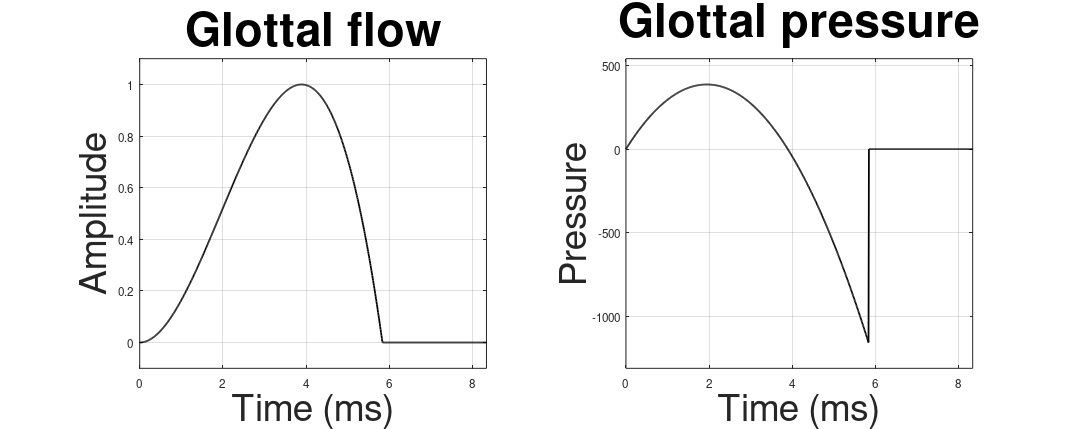

MATLAB code for this plot:


f = 120;
Q = .7;
fs = 1e5;

%%%%%%%%%%%%%%%%%%%%%%%%%%%%%%%%%%%%%%%%%%%%%%%%%%%%%%%%%%%%%%%%%%%%
% The Klatt-model. This is done with copy-paste so that we can use a
% a higher sampling rate to get a nicer image.

T = 1 / f;
t0 = Q * T;

a = 27 / (4 * t0^2);
b = -27 / (4 * t0^3);

g = @(t) a * t.^2 + b * t.^3;
gd = @(t) 2 * a * t + 3 * b * t.^2;

xx = linspace(0, T, fs * T)';
yy = zeros(size(xx));
yd = zeros(size(xx));

ind = (xx < t0); 
yy(ind) = g(xx(ind));
yd(ind) = gd(xx(ind));

%%%%%%%%%%%%%%%%%%%%%%%%%%%%%%%%%%%%%%%%%%%%%%%%%%%%%%%%%%%%%%%%%%%%

xx = 1000 * xx;

minx = 0;
maxx = xx(end);

linewidth = 1.5;
titlesize = 40;
labelsize = 32;


figure(1)

% airflow plot

subplot(1, 2, 1)

plot(xx, yy, 'k-', 'linewidth', linewidth)
xlim([minx, maxx])
ylim([-.1, 1.1])
grid on
title('Glottal flow', 'fontsize', titlesize)
xlab = xlabel('Time (ms)');
ylab = ylabel('Amplitude');
set(xlab, 'fontsize', labelsize)
set(ylab, 'fontsize', labelsize)



% pressure plot

minyd = min(yd);
maxyd = max(yd);
yddiff = maxyd - minyd;
ydbuff = .1 * yddiff;


subplot(1, 2, 2)

plot(xx, yd, 'k-', 'linewidth', linewidth)
xlim([minx, maxx])
ylim([minyd - ydbuff, maxyd + ydbuff])
grid on
title('Glottal pressure', 'fontsize', titlesize)
xlab = xlabel('Time (ms)');
ylab = ylabel('Pressure');
set(xlab, 'fontsize', labelsize)
set(ylab, 'fontsize', labelsize)

sz=get(0,'Screensize');
sz(4) = sz(4) / 2;
set(gcf, 'Position', sz);
set(gcf, 'PaperPositionMode','auto');

saveas(gcf, 'figures/klatt.eps', 'eps');

